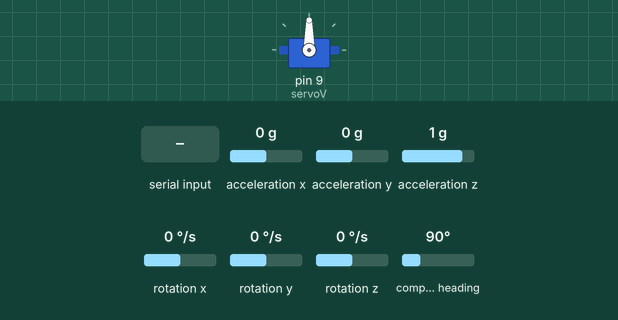
Simulated run of this sketch. Board: Arduino Uno, built with avr-gcc and run on an emulated ATmega328P. Shown: servo. Wiring (inferred from the names in the program): HMC5883L compass at I2C address 0x1E; MPU-6050 motion sensor at I2C address 0x68. Inputs (shaded band) come from the test bench; at power-on: acceleration z 1 g, acceleration x 0 g, rotation y 0 °/s, acceleration y 0 g, rotation x 0 °/s, rotation z 0 °/s, compass heading 90°. What the sketch prints to the serial monitor is not drawn.

Above: at 1.6 s.
1.7 s: "d" received over Serial
At 2.9 s:
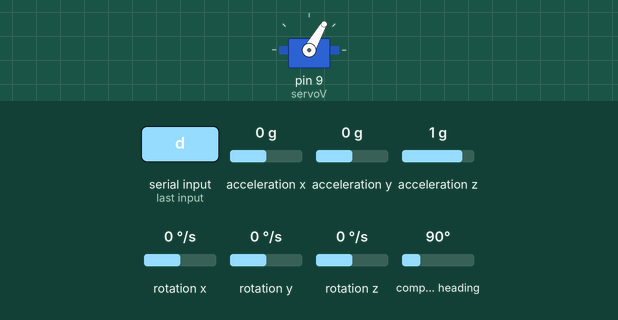
3.2 s: acceleration z set to -1.4 g
6.2 s: acceleration x set to 0.8 g
9.2 s: rotation y set to -192 °/s
12.2 s: acceleration y set to 0.8 g
Timing chart, 0 to 15.2 s (numbered marks = the images above; inputs shaded):
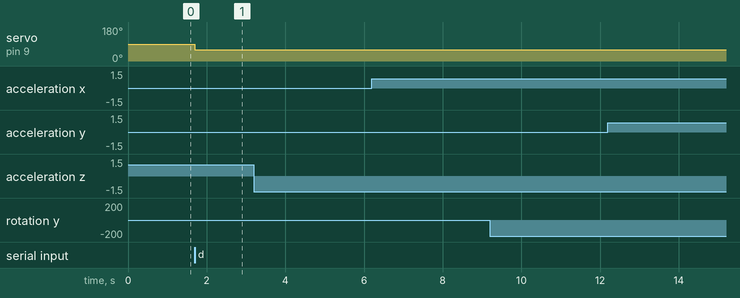

The sketch:

MPU6050_HMC5883L.ino
```cpp
// (licence header left out)
#include <Wire.h>
#include "Kalman.h" // Source: https://github.com/TKJElectronics/KalmanFilter
#include <Servo.h>

//#include <SoftwareSerial.h>
//SoftwareSerial mySerial(10, 11); // debug RX, TX

#define RESTRICT_PITCH // Comment out to restrict roll to В±90deg instead - please read: http://www.freescale.com/files/sensors/doc/app_note/AN3461.pdf
#define stepper_pin 8

Kalman kalmanX, kalmanY, kalmanZ; // Create the Kalman instances

Servo servoV,servoH;
String strReceive;
//char charRecBuf[10];

int servoPosV = 0, servoPosH = 0;

//int incomingSerial = 0;

const uint8_t MPU6050 = 0x68; // If AD0 is logic low on the PCB the address is 0x68, otherwise set this to 0x69
const uint8_t HMC5883L = 0x1E; // Address of magnetometer

/* IMU Data */
double accX, accY, accZ;
double gyroX, gyroY, gyroZ;
double magX, magY, magZ;
int16_t tempRaw;

double roll, pitch, yaw; // Roll and pitch are calculated using the accelerometer while yaw is calculated using the magnetometer

double gyroXangle, gyroYangle, gyroZangle; // Angle calculate using the gyro only
//double compAngleX, compAngleY, compAngleZ; // Calculated angle using a complementary filter

double kalAngleX, kalAngleY, kalAngleZ; // Calculated angle using a Kalman filter

uint32_t timer;
uint8_t i2cData[14]; // Buffer for I2C data

#define MAG0MAX 603
#define MAG0MIN -578

#define MAG1MAX 542
#define MAG1MIN -701

#define MAG2MAX 547
#define MAG2MIN -556

float magOffset[3] = { (MAG0MAX + MAG0MIN) / 2, (MAG1MAX + MAG1MIN) / 2, (MAG2MAX + MAG2MIN) / 2 };
double magGain[3];


void setup() {
   //mySerial.begin(57600);
   pinMode(stepper_pin, INPUT);

  servoV.attach(9);
  servoV.write(90);

  delay(100); // Wait for sensors to get ready

  Serial.begin(115200);
  Wire.begin();
  TWBR = ((F_CPU / 400000L) - 16) / 2; // Set I2C frequency to 400kHz

  i2cData[0] = 7; // Set the sample rate to 1000Hz - 8kHz/(7+1) = 1000Hz
  i2cData[1] = 0x00; // Disable FSYNC and set 260 Hz Acc filtering, 256 Hz Gyro filtering, 8 KHz sampling
  i2cData[2] = 0x00; // Set Gyro Full Scale Range to В±250deg/s
  i2cData[3] = 0x00; // Set Accelerometer Full Scale Range to В±2g
  while (i2cWrite(MPU6050, 0x19, i2cData, 4, false)); // Write to all four registers at once
  while (i2cWrite(MPU6050, 0x6B, 0x01, true)); // PLL with X axis gyroscope reference and disable sleep mode

  while (i2cRead(MPU6050, 0x75, i2cData, 1));
  if (i2cData[0] != 0x68) { // Read "WHO_AM_I" register
    Serial.print(F("Error reading sensor"));
    while (1);
  }

  while (i2cWrite(HMC5883L, 0x02, 0x00, true)); // Configure device for continuous mode
  calibrateMag();

  delay(100); // Wait for sensors to stabilize

  /* Set Kalman and gyro starting angle */
  updateMPU6050();
  updateHMC5883L();
  updatePitchRoll();
  updateYaw();

  kalmanX.setAngle(roll); // First set roll starting angle
  //gyroXangle = roll;
  //compAngleX = roll;

  kalmanY.setAngle(pitch); // Then pitch
  //gyroYangle = pitch;
  //compAngleY = pitch;

  kalmanZ.setAngle(yaw); // And finally yaw
  //gyroZangle = yaw;
 // compAngleZ = yaw;

  timer = micros(); // Initialize the timer
}

void loop() {
   pinMode(stepper_pin, INPUT);

   while (Serial.available() > 0)
   {
    char recieved = Serial.read();
    strReceive += recieved;
   }

   //filtering in case some giberish is received
   while(strReceive.charAt(0) != 'r' && strReceive.charAt(0) != 'l' && strReceive.charAt(0) != 'u' && strReceive.charAt(0) != 'd'
   && strReceive.length() > 0)
        {
         strReceive.remove(0,1);
        }

   if(strReceive.charAt(0) == 'l'){
       //mySerial.print(strReceive.charAt(0));
       pinMode(stepper_pin, OUTPUT);
       digitalWrite(stepper_pin, HIGH);
       delay(30);
       strReceive.remove(0,1);

     }
     if(strReceive.charAt(0) == 'r'){
     // mySerial.print(strReceive.charAt(0));
       pinMode(stepper_pin, OUTPUT);
       digitalWrite(stepper_pin, LOW);
       delay(30);
       strReceive.remove(0,1);
     }


     if(strReceive.charAt(0) == 'd'){
        while(strReceive.charAt(0) == 'd')
        {
          servoPosV += 1;
          strReceive.remove(0,1);
        }
        servoPosV = constrain(servoPosV, 60,170);
        if(servoPosV<181)
        {
          servoV.write(servoPosV++);
          //mySerial.print(servoPosV);
          //mySerial.print('\n');
        delay(10);
        }

     }

      if(strReceive.charAt(0) == 'u'){
         while(strReceive.charAt(0) == 'u')
        {
          servoPosV -= 1;
          strReceive.remove(0,1);
        }
        servoPosV = constrain(servoPosV, 60,170);
        if(servoPosV>0)
        {
          servoV.write(servoPosV);
         // mySerial.print(servoPosV);
         // mySerial.print('\n');
          delay(10);
        }
        strReceive.remove(0,1);
      }


  /* Update all the IMU values */
  updateMPU6050();
  updateHMC5883L();

  double dt = (double)(micros() - timer) / 1000000; // Calculate delta time
  timer = micros();

  /* Roll and pitch estimation */
  updatePitchRoll();
  double gyroXrate = gyroX / 131.0; // Convert to deg/s
  double gyroYrate = gyroY / 131.0; // Convert to deg/s

#ifdef RESTRICT_PITCH
  // This fixes the transition problem when the accelerometer angle jumps between -180 and 180 degrees
  if ((roll < -90 && kalAngleX > 90) || (roll > 90 && kalAngleX < -90)) {
    kalmanX.setAngle(roll);
    //compAngleX = roll;
    kalAngleX = roll;
    gyroXangle = roll;
  } else
    kalAngleX = kalmanX.getAngle(roll, gyroXrate, dt); // Calculate the angle using a Kalman filter

  if (abs(kalAngleX) > 90)
    gyroYrate = -gyroYrate; // Invert rate, so it fits the restricted accelerometer reading
  kalAngleY = kalmanY.getAngle(pitch, gyroYrate, dt);
#else
  // This fixes the transition problem when the accelerometer angle jumps between -180 and 180 degrees
  if ((pitch < -90 && kalAngleY > 90) || (pitch > 90 && kalAngleY < -90)) {
    kalmanY.setAngle(pitch);
    //compAngleY = pitch;
    kalAngleY = pitch;
    gyroYangle = pitch;
  } else
    kalAngleY = kalmanY.getAngle(pitch, gyroYrate, dt); // Calculate the angle using a Kalman filter

  if (abs(kalAngleY) > 90)
    gyroXrate = -gyroXrate; // Invert rate, so it fits the restricted accelerometer reading
  kalAngleX = kalmanX.getAngle(roll, gyroXrate, dt); // Calculate the angle using a Kalman filter
#endif


  /* Yaw estimation */
  updateYaw();
  double gyroZrate = gyroZ / 131.0; // Convert to deg/s
  // This fixes the transition problem when the yaw angle jumps between -180 and 180 degrees
  if ((yaw < -90 && kalAngleZ > 90) || (yaw > 90 && kalAngleZ < -90)) {
    kalmanZ.setAngle(yaw);
    //compAngleZ = yaw;
    kalAngleZ = yaw;
    gyroZangle = yaw;
  } else
    kalAngleZ = kalmanZ.getAngle(yaw, gyroZrate, dt); // Calculate the angle using a Kalman filter


  /* Estimate angles using gyro only */
  gyroXangle += gyroXrate * dt; // Calculate gyro angle without any filter
  gyroYangle += gyroYrate * dt;
  gyroZangle += gyroZrate * dt;
  //gyroXangle += kalmanX.getRate() * dt; // Calculate gyro angle using the unbiased rate from the Kalman filter
  //gyroYangle += kalmanY.getRate() * dt;
  //gyroZangle += kalmanZ.getRate() * dt;

  /* Estimate angles using complimentary filter */
  //compAngleX = 0.93 * (compAngleX + gyroXrate * dt) + 0.07 * roll; // Calculate the angle using a Complimentary filter
 // compAngleY = 0.93 * (compAngleY + gyroYrate * dt) + 0.07 * pitch;
  //compAngleZ = 0.93 * (compAngleZ + gyroZrate * dt) + 0.07 * yaw;

  // Reset the gyro angles when they has drifted too much
  if (gyroXangle < -180 || gyroXangle > 180)
    gyroXangle = kalAngleX;
  if (gyroYangle < -180 || gyroYangle > 180)
    gyroYangle = kalAngleY;
  if (gyroZangle < -180 || gyroZangle > 180)
    gyroZangle = kalAngleZ;


  /* Print Data */
#if 1
 // Serial.print(roll); Serial.print("\t");
 // Serial.print(gyroXangle); Serial.print("\t");
  //Serial.print(compAngleX); Serial.print("\t");
  Serial.print("x");
  //Serial.print((int)round(kalAngleX)); //Serial.print("\t");
  Serial.print(constrain(kalAngleX,-179,179),1);
  Serial.print("xx");

  //Serial.print("\t");

  //Serial.print(pitch); Serial.print("\t");
 // Serial.print(gyroYangle); Serial.print("\t");
 // Serial.print(compAngleY); Serial.print("\t");
  Serial.print("y");
  Serial.print(constrain(kalAngleY,-179,179),1); //Serial.print("\t");
  Serial.print("yy");

  //Serial.print("\t");

 // Serial.print(yaw); Serial.print("\t");
 // Serial.print(gyroZangle); Serial.print("\t");
 // Serial.print(compAngleZ); Serial.print("\t");
  Serial.print("z");
  Serial.print(constrain(kalAngleZ,-179,179),1); //Serial.print("\t");
  Serial.print("zz");
#endif
#if 0 // Set to 1 to print the IMU data
  Serial.print(accX / 16384.0); Serial.print("\t"); // Converted into g's
  Serial.print(accY / 16384.0); Serial.print("\t");
  Serial.print(accZ / 16384.0); Serial.print("\t");

  Serial.print(gyroXrate); Serial.print("\t"); // Converted into degress per second
  Serial.print(gyroYrate); Serial.print("\t");
  Serial.print(gyroZrate); Serial.print("\t");

  Serial.print(magX); Serial.print("\t"); // After gain and offset compensation
  Serial.print(magY); Serial.print("\t");
  Serial.print(magZ); Serial.print("\t");
#endif
#if 1 // Set to 1 to print the temperature
  //Serial.print("\t");

  double temperature = (double)tempRaw / 340.0 + 36.53;
  Serial.print("t");
  Serial.print(temperature,1); //Serial.print("\t");
  Serial.print("tt");
#endif

 //mag north heading
  float heading = atan2(magY, magX);
    if(heading < 0)
      heading += 2 * M_PI;
    Serial.print("h");
    Serial.print(heading * 180/M_PI);
    Serial.print("hh");


  Serial.println();


  delay(10);
}


void updateMPU6050() {
  while (i2cRead(MPU6050, 0x3B, i2cData, 14)); // Get accelerometer and gyroscope values
  accX = ((i2cData[0] << 8) | i2cData[1]);
  accY = -((i2cData[2] << 8) | i2cData[3]);
  accZ = ((i2cData[4] << 8) | i2cData[5]);
  tempRaw = (i2cData[6] << 8) | i2cData[7];
  gyroX = -(i2cData[8] << 8) | i2cData[9];
  gyroY = (i2cData[10] << 8) | i2cData[11];
  gyroZ = -(i2cData[12] << 8) | i2cData[13];
}

void updateHMC5883L() {
  while (i2cRead(HMC5883L, 0x03, i2cData, 6)); // Get magnetometer values
  magX = ((i2cData[0] << 8) | i2cData[1]);
  magZ = ((i2cData[2] << 8) | i2cData[3]);
  magY = ((i2cData[4] << 8) | i2cData[5]);
}

void updatePitchRoll() {
  // Source: http://www.freescale.com/files/sensors/doc/app_note/AN3461.pdf eq. 25 and eq. 26
  // atan2 outputs the value of -ПЂ to ПЂ (radians) - see http://en.wikipedia.org/wiki/Atan2
  // It is then converted from radians to degrees
#ifdef RESTRICT_PITCH // Eq. 25 and 26
  roll = atan2(accY, accZ) * RAD_TO_DEG;
  pitch = atan(-accX / sqrt(accY * accY + accZ * accZ)) * RAD_TO_DEG;
#else // Eq. 28 and 29
  roll = atan(accY / sqrt(accX * accX + accZ * accZ)) * RAD_TO_DEG;
  pitch = atan2(-accX, accZ) * RAD_TO_DEG;
#endif
}

void updateYaw() { // See: http://www.freescale.com/files/sensors/doc/app_note/AN4248.pdf
  magX *= -1; // Invert axis - this it done here, as it should be done after the calibration
  magZ *= -1;

  magX *= magGain[0];
  magY *= magGain[1];
  magZ *= magGain[2];

  magX -= magOffset[0];
  magY -= magOffset[1];
  magZ -= magOffset[2];

  double rollAngle = kalAngleX * DEG_TO_RAD;
  double pitchAngle = kalAngleY * DEG_TO_RAD;

  double Bfy = magZ * sin(rollAngle) - magY * cos(rollAngle);
  double Bfx = magX * cos(pitchAngle) + magY * sin(pitchAngle) * sin(rollAngle) + magZ * sin(pitchAngle) * cos(rollAngle);
  yaw = atan2(-Bfy, Bfx) * RAD_TO_DEG;

  yaw *= -1;
}

void calibrateMag() { // Inspired by: https://code.google.com/p/open-headtracker/
  i2cWrite(HMC5883L, 0x00, 0x11, true);
  delay(100); // Wait for sensor to get ready
  updateHMC5883L(); // Read positive bias values

  int16_t magPosOff[3] = { magX, magY, magZ };

  i2cWrite(HMC5883L, 0x00, 0x12, true);
  delay(100); // Wait for sensor to get ready
  updateHMC5883L(); // Read negative bias values

  int16_t magNegOff[3] = { magX, magY, magZ };

  i2cWrite(HMC5883L, 0x00, 0x10, true); // Back to normal

  magGain[0] = -2500 / float(magNegOff[0] - magPosOff[0]);
  magGain[1] = -2500 / float(magNegOff[1] - magPosOff[1]);
  magGain[2] = -2500 / float(magNegOff[2] - magPosOff[2]);

#if 0
  Serial.print("Mag cal: ");
  Serial.print(magNegOff[0] - magPosOff[0]);
  Serial.print(",");
  Serial.print(magNegOff[1] - magPosOff[1]);
  Serial.print(",");
  Serial.println(magNegOff[2] - magPosOff[2]);

  Serial.print("Gain: ");
  Serial.print(magGain[0]);
  Serial.print(",");
  Serial.print(magGain[1]);
  Serial.print(",");
  Serial.println(magGain[2]);
#endif
}
```

I2C.ino
```cpp
// (licence header left out)
const uint16_t I2C_TIMEOUT = 1000; // Used to check for errors in I2C communication

uint8_t i2cWrite(uint8_t address, uint8_t registerAddress, uint8_t data, bool sendStop) {
  return i2cWrite(address, registerAddress, &data, 1, sendStop); // Returns 0 on success
}

uint8_t i2cWrite(uint8_t address, uint8_t registerAddress, uint8_t *data, uint8_t length, bool sendStop) {
  Wire.beginTransmission(address);
  Wire.write(registerAddress);
  Wire.write(data, length);
  uint8_t rcode = Wire.endTransmission(sendStop); // Returns 0 on success
  if (rcode) {
    Serial.print(F("i2cWrite failed: "));
    Serial.println(rcode);
  }
  return rcode; // See: http://arduino.cc/en/Reference/WireEndTransmission
}

uint8_t i2cRead(uint8_t address, uint8_t registerAddress, uint8_t *data, uint8_t nbytes) {
  uint32_t timeOutTimer;
  Wire.beginTransmission(address);
  Wire.write(registerAddress);
  uint8_t rcode = Wire.endTransmission(false); // Don't release the bus
  if (rcode) {
    Serial.print(F("i2cRead failed: "));
    Serial.println(rcode);
    return rcode; // See: http://arduino.cc/en/Reference/WireEndTransmission
  }
  Wire.requestFrom(address, nbytes, (uint8_t)true); // Send a repeated start and then release the bus after reading
  for (uint8_t i = 0; i < nbytes; i++) {
    if (Wire.available())
      data[i] = Wire.read();
    else {
      timeOutTimer = micros();
      while (((micros() - timeOutTimer) < I2C_TIMEOUT) && !Wire.available());
      if (Wire.available())
        data[i] = Wire.read();
      else {
        Serial.println(F("i2cRead timeout"));
        return 5; // This error value is not already taken by endTransmission
      }
    }
  }
  return 0; // Success
}
```

Kalman.h
```cpp
// (licence header left out)
#ifndef _Kalman_h
#define _Kalman_h

class Kalman {
public:
    Kalman() {
        /* We will set the variables like so, these can also be tuned by the user */
        Q_angle = 0.001;
        Q_bias = 0.003;
        R_measure = 0.03;

        angle = 0; // Reset the angle
        bias = 0; // Reset bias

        P[0][0] = 0; // Since we assume that the bias is 0 and we know the starting angle (use setAngle), the error covariance matrix is set like so - see: http://en.wikipedia.org/wiki/Kalman_filter#Example_application.2C_technical
        P[0][1] = 0;
        P[1][0] = 0;
        P[1][1] = 0;
    };
    // The angle should be in degrees and the rate should be in degrees per second and the delta time in seconds
    double getAngle(double newAngle, double newRate, double dt) {
        // KasBot V2  -  Kalman filter module - http://www.x-firm.com/?page_id=145
        // Modified by Kristian Lauszus
        // See my blog post for more information: http://blog.tkjelectronics.dk/2012/09/a-practical-approach-to-kalman-filter-and-how-to-implement-it

        // Discrete Kalman filter time update equations - Time Update ("Predict")
        // Update xhat - Project the state ahead
        /* Step 1 */
        rate = newRate - bias;
        angle += dt * rate;

        // Update estimation error covariance - Project the error covariance ahead
        /* Step 2 */
        P[0][0] += dt * (dt*P[1][1] - P[0][1] - P[1][0] + Q_angle);
        P[0][1] -= dt * P[1][1];
        P[1][0] -= dt * P[1][1];
        P[1][1] += Q_bias * dt;

        // Discrete Kalman filter measurement update equations - Measurement Update ("Correct")
        // Calculate Kalman gain - Compute the Kalman gain
        /* Step 4 */
        S = P[0][0] + R_measure;
        /* Step 5 */
        K[0] = P[0][0] / S;
        K[1] = P[1][0] / S;

        // Calculate angle and bias - Update estimate with measurement zk (newAngle)
        /* Step 3 */
        y = newAngle - angle;
        /* Step 6 */
        angle += K[0] * y;
        bias += K[1] * y;

        // Calculate estimation error covariance - Update the error covariance
        /* Step 7 */
        P[0][0] -= K[0] * P[0][0];
        P[0][1] -= K[0] * P[0][1];
        P[1][0] -= K[1] * P[0][0];
        P[1][1] -= K[1] * P[0][1];

        return angle;
    };
    void setAngle(double newAngle) { angle = newAngle; }; // Used to set angle, this should be set as the starting angle
    double getRate() { return rate; }; // Return the unbiased rate

    /* These are used to tune the Kalman filter */
    void setQangle(double newQ_angle) { Q_angle = newQ_angle; };
    void setQbias(double newQ_bias) { Q_bias = newQ_bias; };
    void setRmeasure(double newR_measure) { R_measure = newR_measure; };

    double getQangle() { return Q_angle; };
    double getQbias() { return Q_bias; };
    double getRmeasure() { return R_measure; };

private:
    /* Kalman filter variables */
    double Q_angle; // Process noise variance for the accelerometer
    double Q_bias; // Process noise variance for the gyro bias
    double R_measure; // Measurement noise variance - this is actually the variance of the measurement noise

    double angle; // The angle calculated by the Kalman filter - part of the 2x1 state vector
    double bias; // The gyro bias calculated by the Kalman filter - part of the 2x1 state vector
    double rate; // Unbiased rate calculated from the rate and the calculated bias - you have to call getAngle to update the rate

    double P[2][2]; // Error covariance matrix - This is a 2x2 matrix
    double K[2]; // Kalman gain - This is a 2x1 vector
    double y; // Angle difference
    double S; // Estimate error
};

#endif
```

Measured:
- after the input at 1.7 s, servo on pin 9 (servoV): 90° → 60° at once
- after the input at 3.2 s, every drawn part: stays the same
- after the input at 6.2 s, every drawn part: stays the same
- after the input at 9.2 s, every drawn part: stays the same
- after the input at 12.2 s, every drawn part: stays the same
